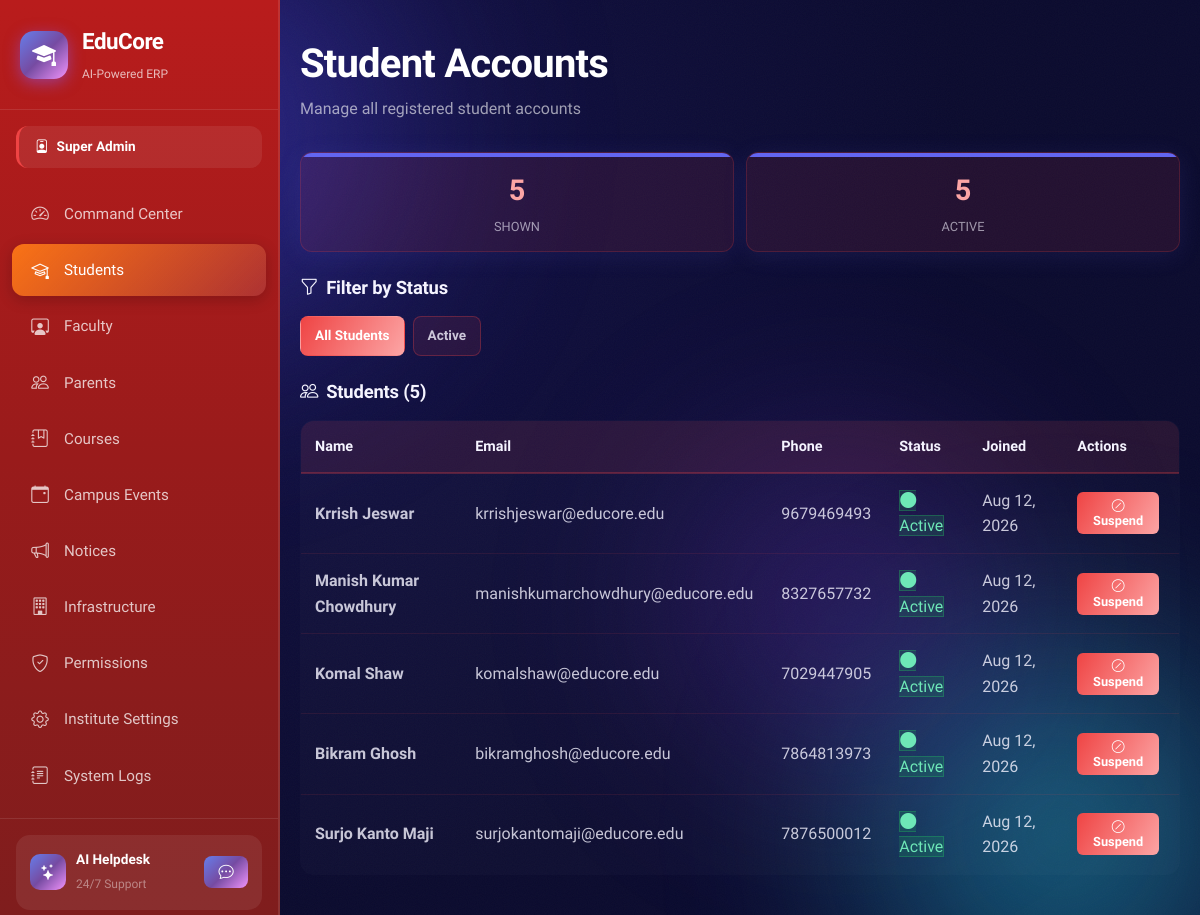
The app's page /admin/userStudent.php (signed in) with its own data.
### tables this page shows
CREATE TABLE IF NOT EXISTS users (
    id INT AUTO_INCREMENT PRIMARY KEY,
    full_name VARCHAR(120) NOT NULL,
    email VARCHAR(120) NOT NULL UNIQUE,
    password_hash VARCHAR(255) NOT NULL,
    phone VARCHAR(20),
    address TEXT,
    role ENUM('super_admin','faculty','student','parent','finance','librarian','tpo') NOT NULL DEFAULT 'student',
    parent_id INT DEFAULT NULL,
    photo VARCHAR(255) DEFAULT 'default.png',
    status ENUM('active','inactive','suspended') DEFAULT 'active',
    two_factor_secret VARCHAR(64) DEFAULT NULL,
    two_factor_enabled TINYINT(1) NOT NULL DEFAULT 0,
    reset_token_hash VARCHAR(255) DEFAULT NULL,
    reset_token_expires DATETIME DEFAULT NULL,
    created_at TIMESTAMP DEFAULT CURRENT_TIMESTAMP,
    FOREIGN KEY (parent_id) REFERENCES users(id) ON DELETE SET NULL
);

### includes/auth_check.php (called while the page is built, shortened)
<?php
function getCurrentUser(): ?array
{
    $db = getDB();
    $stmt = $db->prepare('SELECT id, full_name, email, role, photo FROM users WHERE id = ? AND status = "active"');
    $stmt->execute([$_SESSION['user_id']]);
    return $stmt->fetch() ?: null;
}
function getRoleLabel(string $role): string
{
    $labels = [
        'super_admin' => 'Super Admin',
        'faculty'     => 'Faculty',
        'student'     => 'Student',
        'parent'      => 'Parent',
        'finance'     => 'Finance Officer',
        'librarian'   => 'Librarian',
        'tpo'         => 'TPO',
    ];
    return $labels[$role] ?? ucfirst($role);
}
function getRoleColor(string $role): string
{
    $colors = [
        'super_admin' => '#ef4444',
        'faculty'     => '#8b5cf6',
        'student'     => '#06b6d4',
        'parent'      => '#10b981',
        'finance'     => '#f59e0b',
        'librarian'   => '#ec4899',
        'tpo'         => '#6366f1',
    ];
    return $colors[$role] ?? '#6366f1';
}

### admin/userStudent.php (the view, shortened to what this page needs)
<?php
require_once __DIR__ . '/../includes/auth_check.php';
$user = getCurrentUser();
$pdo = getDbConnection();
$filter_status = trim($_GET['status'] ?? '');
$sql = "SELECT * FROM users WHERE role = 'student'";
$params = [];
$sql .= " ORDER BY created_at DESC LIMIT 50";
$stmt = $pdo->prepare($sql);
$stmt->execute($params);
$users = $stmt->fetchAll(PDO::FETCH_ASSOC);
$stmt = $pdo->query("SELECT status, COUNT(*) as count FROM users WHERE role = 'student' GROUP BY status");
$roleCounts = [];
while ($row = $stmt->fetch(PDO::FETCH_ASSOC)) {
    $roleCounts[$row['status']] = $row['count'];
}
?>
<!DOCTYPE html>
<html lang="en">
<head>
    <?php $portalBase = '..'; include __DIR__ . '/../includes/portal_head.php'; ?>
</head>
<body class="portal-page" data-role="admin">
    <div class="aurora-bg">
        <div class="aurora-blob b1"></div>
        <div class="aurora-blob b2"></div>
        <div class="aurora-blob b3"></div>
    </div>
    <div class="grain"></div>
    <div class="container-shell">
        <?php include __DIR__ . '/../includes/sidebar.php'; ?>
        <main style="flex: 1; z-index: 2; padding: 40px 20px;">
            <div class="admin-container">
                <div style="margin-bottom: 30px;">
                    <h1 class="h-display" style="margin: 0 0 8px 0;">Student Accounts</h1>
                    <p style="color: rgba(255, 255, 255, 0.6); margin: 0;">Manage all registered student accounts</p>
                </div>
                <div class="stats-grid">
                    <div class="stat-card">
                        <div class="stat-value"><?php echo count($users); ?></div>
                        <div class="stat-label">Shown</div>
                    </div>
                    <?php foreach ($roleCounts as $statusName => $count): ?>
                        <div class="stat-card">
                            <div class="stat-value"><?php echo $count; ?></div>
                            <div class="stat-label"><?php echo ucfirst($statusName); ?></div>
                        </div>
                    <?php endforeach; ?>
                </div>
                <h2 class="section-title">
                    <i class="bi bi-funnel"></i> Filter by Status
                </h2>
                <div class="filter-bar">
                    <a href="?status=" class="filter-btn <?php echo !$filter_status ? 'active' : ''; ?>">
                        All Students
                    </a>
                    <?php foreach (array_keys($roleCounts) as $statusName): ?>
                        <a href="?status=<?php echo urlencode($statusName); ?>" class="filter-btn <?php echo $filter_status === $statusName ? 'active' : ''; ?>">
                            <?php echo ucfirst($statusName); ?>
                        </a>
                    <?php endforeach; ?>
                </div>
                <h2 class="section-title">
                    <i class="bi bi-people"></i> Students (<?php echo count($users); ?>)
                </h2>
                <?php if (count($users) > 0): ?>
                    <table class="users-table">
                        <thead>
                            <tr>
                                <th>Name</th>
                                <th>Email</th>
                                <th>Phone</th>
                                <th>Status</th>
                                <th>Joined</th>
                                <th>Actions</th>
                            </tr>
                        </thead>
                        <tbody>
                            <?php foreach ($users as $student):
                                $joinedDate = new DateTime($student['created_at']);
                                $isActive = $student['status'] === 'active';
                            ?>
                                <tr>
                                    <td><strong><?php echo htmlspecialchars($student['full_name']); ?></strong></td>
                                    <td><?php echo htmlspecialchars($student['email']); ?></td>
                                    <td><?php echo htmlspecialchars($student['phone'] ?? '—'); ?></td>
                                    <td>
                                        <span class="status-<?php echo $isActive ? 'active' : 'inactive'; ?>">
                                            <i class="bi bi-circle-fill"></i>
                                            <?php echo ucfirst($student['status']); ?>
                                        </span>
                                    </td>
                                    <td><?php echo $joinedDate->format('M d, Y'); ?></td>
                                    <td>
                                        <form method="POST" style="display:inline;" onsubmit="return confirm('<?php echo $isActive ? 'Suspend' : 'Reactivate'; ?> this student account?');">
                                            <button type="submit" class="action-btn <?php echo $isActive ? '' : 'edit'; ?>">
                                                <i class="bi bi-<?php echo $isActive ? 'slash-circle' : 'check-circle'; ?>"></i>
                                                <?php echo $isActive ? 'Suspend' : 'Reactivate'; ?>
                                            </button>
                                        </form>
                                    </td>
                                </tr>
                            <?php endforeach; ?>
                        </tbody>
                    </table>
                <?php endif; ?>
            </div>
        </main>
    </div>
</body>
</html>

### includes/sidebar.php (shortened to what this page needs)
<?php
$role = $user['role'] ?? 'student';
$navItems = [];
switch ($role) {
    case 'super_admin':
        $navItems = [
            ['icon' => 'bi-speedometer2', 'label' => 'Command Center', 'href' => 'dashboard.php', 'color' => '#ef4444'],
            ['icon' => 'bi-mortarboard', 'label' => 'Students', 'href' => 'userStudent.php', 'color' => '#f97316'],
            ['icon' => 'bi-person-workspace', 'label' => 'Faculty', 'href' => 'userFaculty.php', 'color' => '#eab308'],
            ['icon' => 'bi-people', 'label' => 'Parents', 'href' => 'userParents.php', 'color' => '#84cc16'],
            ['icon' => 'bi-journal-bookmark', 'label' => 'Courses', 'href' => 'academicCourses.php', 'color' => '#22c55e'],
            ['icon' => 'bi-calendar-event', 'label' => 'Campus Events', 'href' => 'events.php', 'color' => '#06b6d4'],
            ['icon' => 'bi-megaphone', 'label' => 'Notices', 'href' => 'notices.php', 'color' => '#3b82f6'],
            ['icon' => 'bi-building', 'label' => 'Infrastructure', 'href' => 'infrastructure.php', 'color' => '#6366f1'],
            ['icon' => 'bi-shield-check', 'label' => 'Permissions', 'href' => 'permissions.php', 'color' => '#8b5cf6'],
            ['icon' => 'bi-gear', 'label' => 'Institute Settings', 'href' => 'instituteSettings.php', 'color' => '#a855f7'],
            ['icon' => 'bi-journal-text', 'label' => 'System Logs', 'href' => 'logs.php', 'color' => '#ec4899'],
        ];
        break;
}
$currentPage = basename($_SERVER['PHP_SELF']);
?>
<aside class="sidebar" id="sidebar">
    <div class="sidebar-brand">
        <div class="brand-icon">
            <i class="bi bi-mortarboard-fill"></i>
        </div>
        <div class="brand-text">
            <span class="brand-name">EduCore</span>
            <span class="brand-tagline">AI-Powered ERP</span>
        </div>
    </div>
    <div class="sidebar-role-badge" style="--role-color: <?= getRoleColor($role) ?>">
        <i class="bi bi-person-badge"></i>
        <?= getRoleLabel($role) ?>
    </div>
    <nav class="sidebar-nav">
        <?php foreach ($navItems as $item): ?>
        <a href="<?= $item['href'] ?>" class="nav-item <?= $currentPage === $item['href'] ? 'active' : '' ?>"
           style="--item-color: <?= $item['color'] ?>">
            <i class="bi <?= $item['icon'] ?>"></i>
            <span><?= $item['label'] ?></span>
        </a>
        <?php endforeach; ?>
    </nav>
    <div class="sidebar-footer">
        <div class="ai-assistant-card">
            <div class="ai-icon"><i class="bi bi-stars"></i></div>
            <div>
                <strong>AI Helpdesk</strong>
                <small>24/7 Support</small>
            </div>
            <button class="btn btn-sm btn-ai" onclick="openAIHelpdesk()">
                <i class="bi bi-chat-dots"></i>
            </button>
        </div>
        <a href="<?= htmlspecialchars(($portalBase ?? $basePath ?? '..') . '/profile.php', ENT_QUOTES, 'UTF-8') ?>" class="nav-item">
        </a>
    </div>
</aside>

### style.css (style rules this page uses)
:root { --bg-deep: #0B0B2E; --bg-deep-2: #131147; --indigo-600: #4F46E5; --indigo-500: #6366F1; --violet-500: #7C3AED; --cyan-400: #22D3EE; --cyan-300: #67E8F9; --amber-400: #FBBF24; --amber-300: #FCD34D; --rose-400: #FB7185; --ink-0: #FFFFFF; --ink-50: #F5F4FF; --ink-200: #D9D7F5; --ink-400: #A5A1D9; --ink-muted: rgba(245, 244, 255, 0.62); --surface-glass: rgba(255, 255, 255, 0.06); --surface-glass-hi: rgba(255, 255, 255, 0.10); --surface-glass-brd: rgba(255, 255, 255, 0.14); --surface-field: rgba(11, 11, 46, 0.35); --shadow-glow-indigo: 0 8px 40px rgba(79, 70, 229, 0.35); --shadow-glow-cyan: 0 8px 32px rgba(34, 211, 238, 0.25); --shadow-card: 0 24px 64px rgba(6, 5, 30, 0.55); --radius-sm: 10px; --radius-md: 16px; --radius-lg: 24px; --radius-xl: 32px; --font-display: 'Plus Jakarta Sans', system-ui, sans-serif; --font-body: 'Plus Jakarta Sans', system-ui, sans-serif; --font-mono: 'JetBrains Mono', ui-monospace, monospace; }
* { box-sizing: border-box; }
html, body { margin: 0; padding: 0; min-height: 100%; font-family: var(--font-body); color: var(--ink-50); background: var(--bg-deep); }
body { position: relative; overflow-x: hidden; }
a { color: inherit; text-decoration: none; }
button { font-family: inherit; }
.aurora-bg { position: fixed; inset: 0; z-index: 0; overflow: hidden; background: radial-gradient(circle at 20% 20%, var(--bg-deep-2), var(--bg-deep) 60%); }
.aurora-blob { position: absolute; border-radius: 50%; filter: blur(90px); opacity: 0.55; will-change: transform; }
.aurora-blob.b1 { width: 620px; height: 620px; top: -180px; left: -120px; background: radial-gradient(circle, var(--indigo-600), transparent 70%); animation: drift1 26s ease-in-out infinite; }
.aurora-blob.b2 { width: 560px; height: 560px; bottom: -200px; right: -140px; background: radial-gradient(circle, var(--cyan-400), transparent 70%); animation: drift2 32s ease-in-out infinite; }
.aurora-blob.b3 { width: 480px; height: 480px; top: 40%; left: 50%; background: radial-gradient(circle, var(--violet-500), transparent 70%); animation: drift3 38s ease-in-out infinite; opacity: 0.35; }
.grain { position: fixed; inset: 0; z-index: 1; pointer-events: none; opacity: 0.035; }
.h-display { font-family: var(--font-display); font-weight: 800; letter-spacing: -0.02em; color: var(--ink-0); margin: 0; }
.btn { display: inline-flex; align-items: center; justify-content: center; gap: 8px; font-family: var(--font-display); font-weight: 700; font-size: 0.95rem; border-radius: var(--radius-sm); border: none; cursor: pointer; padding: 14px 22px; transition: transform 0.18s ease, box-shadow 0.18s ease, filter 0.18s ease; }
.container-shell { position: relative; z-index: 2; min-height: 100vh; display: flex; flex-direction: column; }

### assets/css/themes.css (style rules this page uses)
:root { --theme-primary: #6366F1; --theme-primary-dark: #4F46E5; --theme-light: #E0E7FF; --theme-accent: #22D3EE; }
body[data-role="admin"] { --theme-primary: #EF4444; --theme-primary-dark: #DC2626; --theme-light: #FEE2E2; --theme-accent: #FCA5A5; }
.sidebar { background: linear-gradient(180deg, rgba(15, 23, 42, 0.95), rgba(15, 23, 42, 0.92)); border-right: 2px solid rgba(255, 255, 255, 0.1); transition: all 0.3s ease; }
.stat-card { background: linear-gradient(135deg, rgba(var(--theme-primary), 0.1), rgba(var(--theme-primary), 0.05)); border: 1px solid rgba(var(--theme-primary), 0.3); border-radius: 16px; padding: 20px; transition: all 0.3s cubic-bezier(0.4, 0, 0.2, 1); }
body { font-size: 16px; line-height: 1.6; }
h1, .h1 { font-size: 2.5rem; line-height: 1.2; font-weight: 800; letter-spacing: -0.02em; margin: 0 0 20px 0; }
h2, .h2 { font-size: 1.875rem; line-height: 1.3; font-weight: 700; letter-spacing: -0.01em; margin: 0 0 16px 0; }
body.portal-page p { margin: 0 0 12px 0; color: rgba(245, 244, 255, 0.82); }
small, .text-sm { font-size: 0.875rem; color: rgba(255, 255, 255, 0.7); }
.status-active { background: rgba(34, 197, 94, 0.15); color: #86EFAC; border: 1px solid rgba(34, 197, 94, 0.3); }
* { transition-property: background-color, border-color, color, fill, stroke, opacity, box-shadow, transform, filter; transition-timing-function: cubic-bezier(0.4, 0, 0.2, 1); transition-duration: 200ms; }
button, a, input, select, textarea { transition-duration: 150ms; }

### records on screen
users: role "Super Admin"
users: full_name "Krrish Jeswar", email "krrishjeswar@educore.edu", phone "9679469493", status "Active", created_at "Aug 12, 2026", shows "Suspend"
users: full_name "Manish Kumar Chowdhury", email "manishkumarchowdhury@educore.edu", phone "8327657732", status "Active", created_at "Aug 12, 2026", shows "Suspend"
users: full_name "Komal Shaw", email "komalshaw@educore.edu", phone "7029447905", status "Active", created_at "Aug 12, 2026", shows "Suspend"
users: full_name "Bikram Ghosh", email "bikramghosh@educore.edu", phone "7864813973", status "Active", created_at "Aug 12, 2026", shows "Suspend"
users: full_name "Surjo Kanto Maji", email "surjokantomaji@educore.edu", phone "7876500012", status "Active", created_at "Aug 12, 2026", shows "Suspend"

### other values on screen
$item['label'] "Command Center"
$item['label'] "Students"
$item['label'] "Faculty"
$item['label'] "Parents"
$item['label'] "Courses"
$item['label'] "Campus Events"
$item['label'] "Notices"
$item['label'] "Infrastructure"
$item['label'] "Permissions"
$item['label'] "Institute Settings"
$item['label'] "System Logs"
count($users) "5"
$count "5"
$statusName "ACTIVE"
$statusName "Active"
